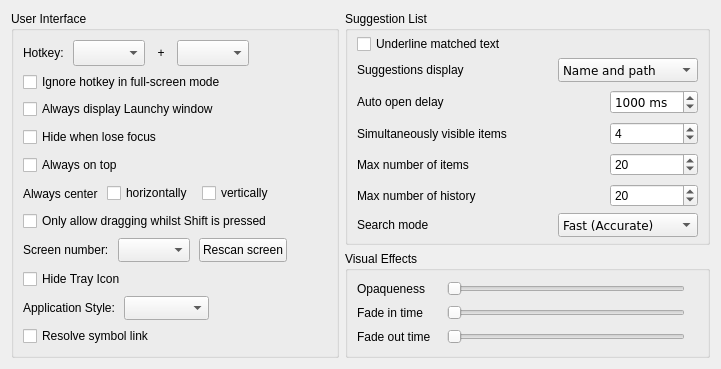
     <widget class="QWidget" name="General">
      <attribute name="title">
       <string>General</string>
      </attribute>
      <layout class="QGridLayout" name="gridLayout">
       <item row="0" column="0" rowspan="2">
        <widget class="QGroupBox" name="groupBox_4">
         <property name="sizePolicy">
          <sizepolicy hsizetype="Minimum" vsizetype="Minimum">
           <horstretch>0</horstretch>
           <verstretch>0</verstretch>
          </sizepolicy>
         </property>
         <property name="title">
          <string>User Interface</string>
         </property>
         <property name="alignment">
          <set>Qt::AlignLeading|Qt::AlignLeft|Qt::AlignTop</set>
         </property>
         <layout class="QVBoxLayout" name="verticalLayout">
          <item>
           <layout class="QHBoxLayout" name="hboxlayout_4">
            <property name="spacing">
             <number>9</number>
            </property>
            <property name="bottomMargin">
             <number>0</number>
            </property>
            <item>
             <widget class="QLabel" name="label">
              <property name="minimumSize">
               <size>
                <width>0</width>
                <height>26</height>
               </size>
              </property>
              <property name="text">
               <string>Hotkey:</string>
              </property>
              <property name="buddy">
               <cstring>comboBoxModifier</cstring>
              </property>
             </widget>
            </item>
            <item>
             <widget class="QComboBox" name="comboBoxModifier">
              <property name="sizePolicy">
               <sizepolicy hsizetype="Fixed" vsizetype="Preferred">
                <horstretch>0</horstretch>
                <verstretch>0</verstretch>
               </sizepolicy>
              </property>
              <property name="minimumSize">
               <size>
                <width>0</width>
                <height>24</height>
               </size>
              </property>
              <property name="maximumSize">
               <size>
                <width>16777215</width>
                <height>26</height>
               </size>
              </property>
              <property name="frame">
               <bool>true</bool>
              </property>
             </widget>
            </item>
            <item>
             <widget class="QLabel" name="label_13">
              <property name="text">
               <string> + </string>
              </property>
              <property name="alignment">
               <set>Qt::AlignCenter</set>
              </property>
             </widget>
            </item>
            <item>
             <widget class="QComboBox" name="comboBoxKey">
              <property name="sizePolicy">
               <sizepolicy hsizetype="Fixed" vsizetype="Preferred">
                <horstretch>0</horstretch>
                <verstretch>0</verstretch>
               </sizepolicy>
              </property>
              <property name="minimumSize">
               <size>
                <width>50</width>
                <height>24</height>
               </size>
              </property>
              <property name="maximumSize">
               <size>
                <width>16777215</width>
                <height>26</height>
               </size>
              </property>
             </widget>
            </item>
            <item>
             <spacer name="spacer_3">
              <property name="orientation">
               <enum>Qt::Horizontal</enum>
              </property>
              <property name="sizeHint" stdset="0">
               <size>
                <width>40</width>
                <height>20</height>
               </size>
              </property>
             </spacer>
            </item>
           </layout>
          </item>
          <item>
           <widget class="QCheckBox" name="checkBoxIgnoreFullScreen">
            <property name="text">
             <string>Ignore hotkey in full-screen mode</string>
            </property>
           </widget>
          </item>
          <item>
           <widget class="QCheckBox" name="checkBoxAlwaysShow">
            <property name="sizePolicy">
             <sizepolicy hsizetype="Minimum" vsizetype="Preferred">
              <horstretch>0</horstretch>
              <verstretch>0</verstretch>
             </sizepolicy>
            </property>
            <property name="text">
             <string>Always display Launchy window</string>
            </property>
           </widget>
          </item>
          <item>
           <widget class="QCheckBox" name="checkBoxHideFocus">
            <property name="sizePolicy">
             <sizepolicy hsizetype="Minimum" vsizetype="Preferred">
              <horstretch>0</horstretch>
              <verstretch>0</verstretch>
             </sizepolicy>
            </property>
            <property name="text">
             <string>Hide when lose focus</string>
            </property>
           </widget>
          </item>
          <item>
           <widget class="QCheckBox" name="checkBoxAlwaysTop">
            <property name="enabled">
             <bool>true</bool>
            </property>
            <property name="sizePolicy">
             <sizepolicy hsizetype="Minimum" vsizetype="Preferred">
              <horstretch>0</horstretch>
              <verstretch>0</verstretch>
             </sizepolicy>
            </property>
            <property name="text">
             <string>Always on top</string>
            </property>
           </widget>
          </item>
          <item>
           <layout class="QHBoxLayout" name="horizontalLayout_2">
            <property name="spacing">
             <number>9</number>
            </property>
            <item>
             <widget class="QLabel" name="label_5">
              <property name="minimumSize">
               <size>
                <width>0</width>
                <height>22</height>
               </size>
              </property>
              <property name="maximumSize">
               <size>
                <width>16777215</width>
                <height>20</height>
               </size>
              </property>
              <property name="text">
               <string>Always center</string>
              </property>
              <property name="buddy">
               <cstring>checkBoxHCenter</cstring>
              </property>
             </widget>
            </item>
            <item>
             <widget class="QCheckBox" name="checkBoxHCenter">
              <property name="sizePolicy">
               <sizepolicy hsizetype="Minimum" vsizetype="Preferred">
                <horstretch>0</horstretch>
                <verstretch>0</verstretch>
               </sizepolicy>
              </property>
              <property name="minimumSize">
               <size>
                <width>0</width>
                <height>22</height>
               </size>
              </property>
              <property name="text">
               <string>horizontally</string>
              </property>
             </widget>
            </item>
            <item>
             <widget class="QCheckBox" name="checkBoxVCenter">
              <property name="sizePolicy">
               <sizepolicy hsizetype="Minimum" vsizetype="Preferred">
                <horstretch>0</horstretch>
                <verstretch>0</verstretch>
               </sizepolicy>
              </property>
              <property name="minimumSize">
               <size>
                <width>0</width>
                <height>22</height>
               </size>
              </property>
              <property name="text">
               <string>vertically</string>
              </property>
             </widget>
            </item>
            <item>
             <spacer name="horizontalSpacer_4">
              <property name="orientation">
               <enum>Qt::Horizontal</enum>
              </property>
              <property name="sizeHint" stdset="0">
               <size>
                <width>40</width>
                <height>20</height>
               </size>
              </property>
             </spacer>
            </item>
           </layout>
          </item>
          <item>
           <widget class="QCheckBox" name="checkBoxShiftDrag">
            <property name="sizePolicy">
             <sizepolicy hsizetype="Minimum" vsizetype="Preferred">
              <horstretch>0</horstretch>
              <verstretch>0</verstretch>
             </sizepolicy>
            </property>
            <property name="minimumSize">
             <size>
              <width>0</width>
              <height>22</height>
             </size>
            </property>
            <property name="text">
             <string>Only allow dragging whilst Shift is pressed</string>
            </property>
           </widget>
          </item>
          <item>
           <layout class="QHBoxLayout" name="horizontalLayout_23">
            <property name="spacing">
             <number>9</number>
            </property>
            <item>
             <widget class="QLabel" name="label_25">
              <property name="text">
               <string>Screen number:</string>
              </property>
             </widget>
            </item>
            <item>
             <widget class="QComboBox" name="comboBoxScreenNumber">
              <property name="minimumSize">
               <size>
                <width>0</width>
                <height>24</height>
               </size>
              </property>
              <property name="maximumSize">
               <size>
                <width>16777215</width>
                <height>26</height>
               </size>
              </property>
             </widget>
            </item>
            <item>
             <widget class="QPushButton" name="pushButtonRescanScreen">
              <property name="minimumSize">
               <size>
                <width>0</width>
                <height>24</height>
               </size>
              </property>
              <property name="text">
               <string>Rescan screen</string>
              </property>
             </widget>
            </item>
            <item>
             <spacer name="horizontalSpacer_13">
              <property name="orientation">
               <enum>Qt::Horizontal</enum>
              </property>
              <property name="sizeHint" stdset="0">
               <size>
                <width>40</width>
                <height>20</height>
               </size>
              </property>
             </spacer>
            </item>
           </layout>
          </item>
          <item>
           <widget class="QCheckBox" name="checkBoxHideTray">
            <property name="sizePolicy">
             <sizepolicy hsizetype="Minimum" vsizetype="Preferred">
              <horstretch>0</horstretch>
              <verstretch>0</verstretch>
             </sizepolicy>
            </property>
            <property name="minimumSize">
             <size>
              <width>0</width>
              <height>22</height>
             </size>
            </property>
            <property name="text">
             <string>Hide Tray Icon</string>
            </property>
           </widget>
          </item>
          <item>
           <layout class="QHBoxLayout" name="horizontalLayout_17">
            <property name="spacing">
             <number>9</number>
            </property>
            <property name="leftMargin">
             <number>0</number>
            </property>
            <property name="topMargin">
             <number>0</number>
            </property>
            <property name="rightMargin">
             <number>0</number>
            </property>
            <property name="bottomMargin">
             <number>0</number>
            </property>
            <item>
             <widget class="QLabel" name="label_23">
              <property name="minimumSize">
               <size>
                <width>0</width>
                <height>22</height>
               </size>
              </property>
              <property name="text">
               <string>Application Style:</string>
              </property>
             </widget>
            </item>
            <item>
             <widget class="QComboBox" name="comboBoxAppStyle">
              <property name="sizePolicy">
               <sizepolicy hsizetype="Preferred" vsizetype="Preferred">
                <horstretch>0</horstretch>
                <verstretch>0</verstretch>
               </sizepolicy>
              </property>
              <property name="minimumSize">
               <size>
                <width>85</width>
                <height>24</height>
               </size>
              </property>
              <property name="maximumSize">
               <size>
                <width>16777215</width>
                <height>26</height>
               </size>
              </property>
             </widget>
            </item>
            <item>
             <spacer name="horizontalSpacer_3">
              <property name="orientation">
               <enum>Qt::Horizontal</enum>
              </property>
              <property name="sizeHint" stdset="0">
               <size>
                <width>40</width>
                <height>20</height>
               </size>
              </property>
             </spacer>
            </item>
           </layout>
          </item>
          <item>
           <widget class="QCheckBox" name="checkBoxResolveSymLink">
            <property name="text">
             <string>Resolve symbol link</string>
            </property>
           </widget>
          </item>
         </layout>
        </widget>
       </item>
       <item row="0" column="1">
        <widget class="QGroupBox" name="groupBox_10">
         <property name="minimumSize">
          <size>
           <width>0</width>
           <height>0</height>
          </size>
         </property>
         <property name="maximumSize">
          <size>
           <width>16777215</width>
           <height>360</height>
          </size>
         </property>
         <property name="title">
          <string>Suggestion List</string>
         </property>
         <property name="alignment">
          <set>Qt::AlignLeading|Qt::AlignLeft|Qt::AlignTop</set>
         </property>
         <layout class="QVBoxLayout" name="verticalLayout_9" stretch="0,0,5,0">
          <property name="spacing">
           <number>3</number>
          </property>
          <property name="sizeConstraint">
           <enum>QLayout::SetDefaultConstraint</enum>
          </property>
          <property name="topMargin">
           <number>2</number>
          </property>
          <property name="bottomMargin">
           <number>3</number>
          </property>
          <item>
           <widget class="QCheckBox" name="checkBoxDecorateText">
            <property name="sizePolicy">
             <sizepolicy hsizetype="Minimum" vsizetype="Preferred">
              <horstretch>0</horstretch>
              <verstretch>0</verstretch>
             </sizepolicy>
            </property>
            <property name="minimumSize">
             <size>
              <width>0</width>
              <height>22</height>
             </size>
            </property>
            <property name="maximumSize">
             <size>
              <width>16777215</width>
              <height>22</height>
             </size>
            </property>
            <property name="text">
             <string>Underline matched text</string>
            </property>
           </widget>
          </item>
          <item>
           <layout class="QHBoxLayout" name="horizontalLayout_10">
            <property name="spacing">
             <number>4</number>
            </property>
            <property name="bottomMargin">
             <number>2</number>
            </property>
            <item>
             <widget class="QLabel" name="label_12">
              <property name="sizePolicy">
               <sizepolicy hsizetype="Preferred" vsizetype="Preferred">
                <horstretch>0</horstretch>
                <verstretch>0</verstretch>
               </sizepolicy>
              </property>
              <property name="minimumSize">
               <size>
                <width>0</width>
                <height>22</height>
               </size>
              </property>
              <property name="maximumSize">
               <size>
                <width>16777215</width>
                <height>22</height>
               </size>
              </property>
              <property name="text">
               <string>Suggestions display</string>
              </property>
              <property name="buddy">
               <cstring>comboBoxCondensed</cstring>
              </property>
             </widget>
            </item>
            <item>
             <spacer name="horizontalSpacer_2">
              <property name="orientation">
               <enum>Qt::Horizontal</enum>
              </property>
              <property name="sizeHint" stdset="0">
               <size>
                <width>40</width>
                <height>18</height>
               </size>
              </property>
             </spacer>
            </item>
            <item>
             <widget class="QComboBox" name="comboBoxCondensed">
              <property name="sizePolicy">
               <sizepolicy hsizetype="Preferred" vsizetype="Preferred">
                <horstretch>0</horstretch>
                <verstretch>0</verstretch>
               </sizepolicy>
              </property>
              <property name="minimumSize">
               <size>
                <width>140</width>
                <height>24</height>
               </size>
              </property>
              <property name="maximumSize">
               <size>
                <width>16777215</width>
                <height>26</height>
               </size>
              </property>
              <property name="font">
               <font>
                <family>Verdana</family>
                <pointsize>9</pointsize>
               </font>
              </property>
              <item>
               <property name="text">
                <string>Name and path</string>
               </property>
              </item>
              <item>
               <property name="text">
                <string>Path only</string>
               </property>
              </item>
              <item>
               <property name="text">
                <string>Name only</string>
               </property>
              </item>
             </widget>
            </item>
           </layout>
          </item>
          <item>
           <layout class="QGridLayout" name="gridLayout_2">
            <property name="topMargin">
             <number>3</number>
            </property>
            <property name="bottomMargin">
             <number>3</number>
            </property>
            <property name="horizontalSpacing">
             <number>3</number>
            </property>
            <property name="verticalSpacing">
             <number>8</number>
            </property>
            <item row="0" column="0">
             <widget class="QLabel" name="label_11">
              <property name="sizePolicy">
               <sizepolicy hsizetype="Preferred" vsizetype="Preferred">
                <horstretch>0</horstretch>
                <verstretch>0</verstretch>
               </sizepolicy>
              </property>
              <property name="minimumSize">
               <size>
                <width>0</width>
                <height>22</height>
               </size>
              </property>
              <property name="maximumSize">
               <size>
                <width>16777215</width>
                <height>25</height>
               </size>
              </property>
              <property name="text">
               <string>Auto open delay</string>
              </property>
              <property name="buddy">
               <cstring>genAutoSuggestDelay</cstring>
              </property>
             </widget>
            </item>
            <item row="0" column="1">
             <widget class="QSpinBox" name="genAutoSuggestDelay">
              <property name="minimumSize">
               <size>
                <width>0</width>
                <height>22</height>
               </size>
              </property>
              <property name="maximumSize">
               <size>
                <width>100</width>
                <height>16777215</height>
               </size>
              </property>
              <property name="font">
               <font>
                <family>Verdana</family>
                <pointsize>9</pointsize>
               </font>
              </property>
              <property name="contextMenuPolicy">
               <enum>Qt::NoContextMenu</enum>
              </property>
              <property name="suffix">
               <string> ms</string>
              </property>
              <property name="maximum">
               <number>99999</number>
              </property>
              <property name="singleStep">
               <number>50</number>
              </property>
              <property name="value">
               <number>1000</number>
              </property>
             </widget>
            </item>
            <item row="1" column="0">
             <widget class="QLabel" name="label_9">
              <property name="minimumSize">
               <size>
                <width>250</width>
                <height>22</height>
               </size>
              </property>
              <property name="text">
               <string>Simultaneously visible items</string>
              </property>
              <property name="buddy">
               <cstring>genMaxViewable</cstring>
              </property>
             </widget>
            </item>
            <item row="1" column="1">
             <widget class="QSpinBox" name="genMaxViewable">
              <property name="minimumSize">
               <size>
                <width>0</width>
                <height>22</height>
               </size>
              </property>
              <property name="contextMenuPolicy">
               <enum>Qt::NoContextMenu</enum>
              </property>
              <property name="minimum">
               <number>1</number>
              </property>
              <property name="maximum">
               <number>999</number>
              </property>
              <property name="value">
               <number>4</number>
              </property>
             </widget>
            </item>
            <item row="2" column="0">
             <widget class="QLabel" name="label_8">
              <property name="minimumSize">
               <size>
                <width>0</width>
                <height>22</height>
               </size>
              </property>
              <property name="text">
               <string>Max number of items</string>
              </property>
              <property name="buddy">
               <cstring>genNumResults</cstring>
              </property>
             </widget>
            </item>
            <item row="2" column="1">
             <widget class="QSpinBox" name="genNumResults">
              <property name="minimumSize">
               <size>
                <width>0</width>
                <height>22</height>
               </size>
              </property>
              <property name="contextMenuPolicy">
               <enum>Qt::NoContextMenu</enum>
              </property>
              <property name="minimum">
               <number>1</number>
              </property>
              <property name="maximum">
               <number>9999</number>
              </property>
              <property name="value">
               <number>20</number>
              </property>
             </widget>
            </item>
            <item row="3" column="0">
             <widget class="QLabel" name="label_7">
              <property name="minimumSize">
               <size>
                <width>0</width>
                <height>22</height>
               </size>
              </property>
              <property name="text">
               <string>Max number of history</string>
              </property>
              <property name="buddy">
               <cstring>genNumHistory</cstring>
              </property>
             </widget>
            </item>
            <item row="3" column="1">
             <widget class="QSpinBox" name="genNumHistory">
              <property name="minimumSize">
               <size>
                <width>0</width>
                <height>22</height>
               </size>
              </property>
              <property name="contextMenuPolicy">
               <enum>Qt::NoContextMenu</enum>
              </property>
              <property name="maximum">
               <number>999</number>
              </property>
              <property name="value">
               <number>20</number>
              </property>
             </widget>
            </item>
           </layout>
          </item>
          <item>
           <layout class="QHBoxLayout" name="horizontalLayoutCatalogMode">
            <property name="spacing">
             <number>4</number>
            </property>
            <property name="bottomMargin">
             <number>2</number>
            </property>
            <item>
             <widget class="QLabel" name="labelCatalogMode">
              <property name="sizePolicy">
               <sizepolicy hsizetype="Preferred" vsizetype="Preferred">
                <horstretch>0</horstretch>
                <verstretch>0</verstretch>
               </sizepolicy>
              </property>
              <property name="minimumSize">
               <size>
                <width>0</width>
                <height>22</height>
               </size>
              </property>
              <property name="maximumSize">
               <size>
                <width>16777215</width>
                <height>22</height>
               </size>
              </property>
              <property name="text">
               <string>Search mode</string>
              </property>
              <property name="buddy">
               <cstring>comboBoxCatalogMode</cstring>
              </property>
             </widget>
            </item>
            <item>
             <spacer name="horizontalSpacerCatalogMode">
              <property name="orientation">
               <enum>Qt::Horizontal</enum>
              </property>
              <property name="sizeHint" stdset="0">
               <size>
                <width>40</width>
                <height>18</height>
               </size>
              </property>
             </spacer>
            </item>
            <item>
             <widget class="QComboBox" name="comboBoxCatalogMode">
              <property name="sizePolicy">
               <sizepolicy hsizetype="Preferred" vsizetype="Preferred">
                <horstretch>0</horstretch>
                <verstretch>0</verstretch>
               </sizepolicy>
              </property>
              <property name="minimumSize">
               <size>
                <width>140</width>
                <height>24</height>
               </size>
              </property>
              <property name="maximumSize">
               <size>
                <width>16777215</width>
                <height>26</height>
               </size>
              </property>
              <property name="font">
               <font>
                <family>Verdana</family>
                <pointsize>9</pointsize>
               </font>
              </property>
              <item>
               <property name="text">
                <string>Fast (Accurate)</string>
               </property>
              </item>
              <item>
               <property name="text">
                <string>Slow (Fuzzy)</string>
               </property>
              </item>
             </widget>
            </item>
           </layout>
          </item>
         </layout>
        </widget>
       </item>
       <item row="1" column="1">
        <widget class="QGroupBox" name="groupBox_11">
         <property name="sizePolicy">
          <sizepolicy hsizetype="Preferred" vsizetype="Minimum">
           <horstretch>0</horstretch>
           <verstretch>0</verstretch>
          </sizepolicy>
         </property>
         <property name="title">
          <string>Visual Effects</string>
         </property>
         <layout class="QGridLayout" name="gridLayout_6">
          <property name="rightMargin">
           <number>22</number>
          </property>
          <property name="horizontalSpacing">
           <number>16</number>
          </property>
          <item row="0" column="0">
           <widget class="QLabel" name="label_6">
            <property name="minimumSize">
             <size>
              <width>0</width>
              <height>18</height>
             </size>
            </property>
            <property name="text">
             <string>Opaqueness</string>
            </property>
            <property name="buddy">
             <cstring>genOpaqueness</cstring>
            </property>
           </widget>
          </item>
          <item row="0" column="1">
           <widget class="QSlider" name="genOpaqueness">
            <property name="sizePolicy">
             <sizepolicy hsizetype="Preferred" vsizetype="Fixed">
              <horstretch>0</horstretch>
              <verstretch>0</verstretch>
             </sizepolicy>
            </property>
            <property name="minimumSize">
             <size>
              <width>0</width>
              <height>18</height>
             </size>
            </property>
            <property name="minimum">
             <number>15</number>
            </property>
            <property name="maximum">
             <number>100</number>
            </property>
            <property name="orientation">
             <enum>Qt::Horizontal</enum>
            </property>
           </widget>
          </item>
          <item row="1" column="0">
           <widget class="QLabel" name="label_3">
            <property name="minimumSize">
             <size>
              <width>0</width>
              <height>18</height>
             </size>
            </property>
            <property name="text">
             <string>Fade in time</string>
            </property>
            <property name="buddy">
             <cstring>genFadeIn</cstring>
            </property>
           </widget>
          </item>
          <item row="1" column="1">
           <widget class="QSlider" name="genFadeIn">
            <property name="minimumSize">
             <size>
              <width>0</width>
              <height>18</height>
             </size>
            </property>
            <property name="maximum">
             <number>300</number>
            </property>
            <property name="singleStep">
             <number>10</number>
            </property>
            <property name="orientation">
             <enum>Qt::Horizontal</enum>
            </property>
           </widget>
          </item>
          <item row="2" column="0">
           <widget class="QLabel" name="label_4">
            <property name="minimumSize">
             <size>
              <width>0</width>
              <height>18</height>
             </size>
            </property>
            <property name="text">
             <string>Fade out time</string>
            </property>
            <property name="buddy">
             <cstring>genFadeOut</cstring>
            </property>
           </widget>
          </item>
          <item row="2" column="1">
           <widget class="QSlider" name="genFadeOut">
            <property name="minimumSize">
             <size>
              <width>0</width>
              <height>18</height>
             </size>
            </property>
            <property name="maximum">
             <number>300</number>
            </property>
            <property name="singleStep">
             <number>10</number>
            </property>
            <property name="orientation">
             <enum>Qt::Horizontal</enum>
            </property>
            <property name="tickPosition">
             <enum>QSlider::NoTicks</enum>
            </property>
           </widget>
          </item>
         </layout>
        </widget>
       </item>
      </layout>
     </widget>
